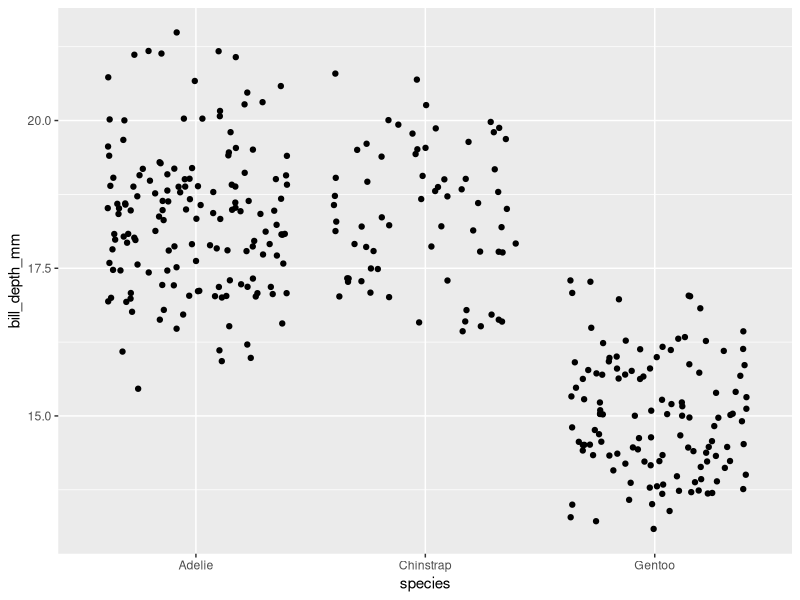
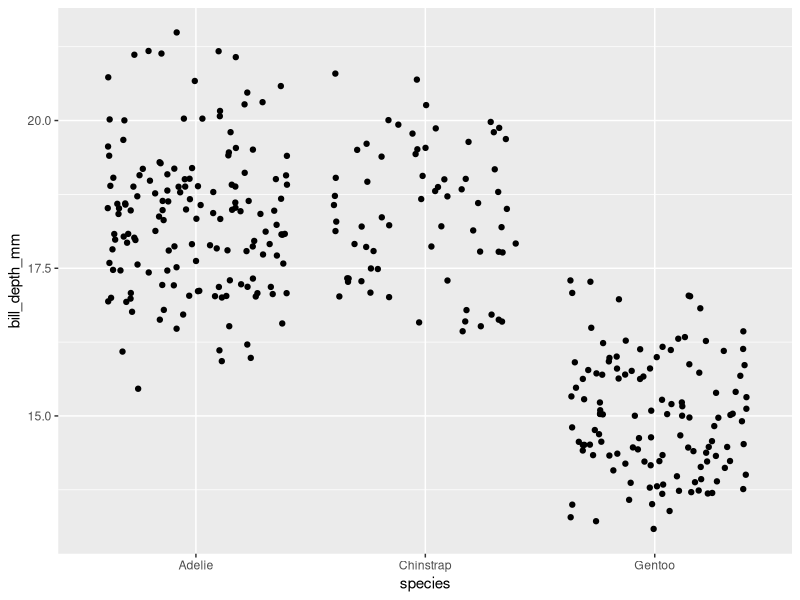

Here is the R script that generated these plots, in order:

            library(ggplot2)
            library(palmerpenguins)
            built_answer <- tryCatch(
                {
                    set.seed(42)
                    ggplot(penguins, aes(x = species, y = bill_depth_mm)) + geom_jitter()
                    suppressWarnings(
                        if (!file.exists("/sandbox/figures/bill-depth_species_jitter_answer.png")) {
                            ggsave(
                                width = 3,
                                height = 3,
                                "/sandbox/figures/bill-depth_species_jitter_answer.png"
                            )
                        }
                    )
                    suppressWarnings(
                        ggplot_build(last_plot())
                    )
                },
                error = function(e) {
                    'ERROR'
                }
            )
            built_submission <- tryCatch(
                {
                    set.seed(42)
                    ggplot(penguins, aes(x = species, y = bill_depth_mm)) + geom_jitter()
                    suppressWarnings(
                        ggsave(
                            width = 3,
                            height = 3,
                            "figures/bill-depth_species_jitter_submission_ministral.png"
                        )
                    )
                    suppressWarnings(
                        ggplot_build(last_plot())
                    )
                },
                error = function(e) {
                    'ERROR'
                }
            )
            cat(isTRUE(all.equal(built_answer, built_submission)))
        
